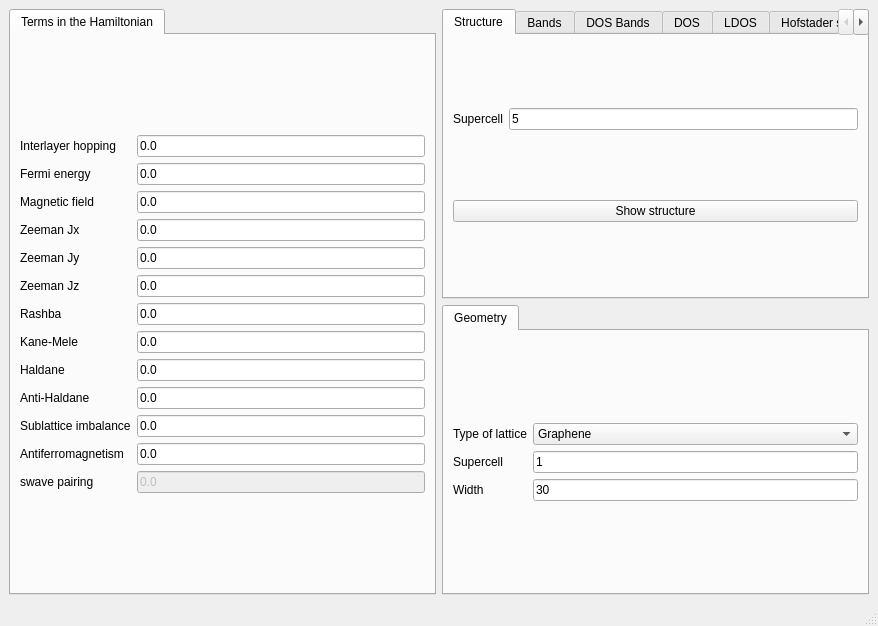
<?xml version="1.0" encoding="UTF-8"?>
<ui version="4.0">
 <class>MainWindow</class>
 <widget class="QMainWindow" name="MainWindow">
  <property name="geometry">
   <rect>
    <x>0</x>
    <y>0</y>
    <width>878</width>
    <height>626</height>
   </rect>
  </property>
  <property name="windowTitle">
   <string>Hofstadter spectra</string>
  </property>
  <widget class="QWidget" name="centralwidget">
   <layout class="QGridLayout" name="gridLayout_9">
    <item row="0" column="0" rowspan="2">
     <widget class="QTabWidget" name="tabWidget_2">
      <property name="currentIndex">
       <number>0</number>
      </property>
      <widget class="QWidget" name="tab_3">
       <attribute name="title">
        <string>Terms in the Hamiltonian</string>
       </attribute>
       <layout class="QGridLayout" name="gridLayout_12">
        <item row="0" column="0">
         <layout class="QGridLayout" name="gridLayout">
          <item row="11" column="1">
           <widget class="QLineEdit" name="mAF">
            <property name="enabled">
             <bool>true</bool>
            </property>
            <property name="text">
             <string>0.0</string>
            </property>
           </widget>
          </item>
          <item row="6" column="0">
           <widget class="QLabel" name="label_10">
            <property name="text">
             <string>Rashba</string>
            </property>
           </widget>
          </item>
          <item row="7" column="0">
           <widget class="QLabel" name="label_11">
            <property name="text">
             <string>Kane-Mele</string>
            </property>
           </widget>
          </item>
          <item row="1" column="1">
           <widget class="QLineEdit" name="fermi">
            <property name="enabled">
             <bool>true</bool>
            </property>
            <property name="text">
             <string>0.0</string>
            </property>
           </widget>
          </item>
          <item row="6" column="1">
           <widget class="QLineEdit" name="rashba">
            <property name="enabled">
             <bool>true</bool>
            </property>
            <property name="text">
             <string>0.0</string>
            </property>
           </widget>
          </item>
          <item row="8" column="1">
           <widget class="QLineEdit" name="haldane">
            <property name="text">
             <string>0.0</string>
            </property>
           </widget>
          </item>
          <item row="10" column="1">
           <widget class="QLineEdit" name="mAB">
            <property name="text">
             <string>0.0</string>
            </property>
           </widget>
          </item>
          <item row="3" column="1">
           <widget class="QLineEdit" name="Bx">
            <property name="enabled">
             <bool>true</bool>
            </property>
            <property name="text">
             <string>0.0</string>
            </property>
           </widget>
          </item>
          <item row="5" column="0">
           <widget class="QLabel" name="label_5">
            <property name="text">
             <string>Zeeman Jz</string>
            </property>
           </widget>
          </item>
          <item row="2" column="0">
           <widget class="QLabel" name="label_14">
            <property name="text">
             <string>Magnetic field</string>
            </property>
           </widget>
          </item>
          <item row="5" column="1">
           <widget class="QLineEdit" name="Bz">
            <property name="enabled">
             <bool>true</bool>
            </property>
            <property name="text">
             <string>0.0</string>
            </property>
           </widget>
          </item>
          <item row="8" column="0">
           <widget class="QLabel" name="label_24">
            <property name="text">
             <string>Haldane</string>
            </property>
           </widget>
          </item>
          <item row="9" column="1">
           <widget class="QLineEdit" name="antihaldane">
            <property name="text">
             <string>0.0</string>
            </property>
           </widget>
          </item>
          <item row="12" column="0">
           <widget class="QLabel" name="label_26">
            <property name="text">
             <string>swave pairing</string>
            </property>
           </widget>
          </item>
          <item row="12" column="1">
           <widget class="QLineEdit" name="swave">
            <property name="enabled">
             <bool>false</bool>
            </property>
            <property name="text">
             <string>0.0</string>
            </property>
           </widget>
          </item>
          <item row="4" column="1">
           <widget class="QLineEdit" name="By">
            <property name="enabled">
             <bool>true</bool>
            </property>
            <property name="text">
             <string>0.0</string>
            </property>
           </widget>
          </item>
          <item row="1" column="0">
           <widget class="QLabel" name="label">
            <property name="text">
             <string>Fermi energy</string>
            </property>
           </widget>
          </item>
          <item row="2" column="1">
           <widget class="QLineEdit" name="peierls">
            <property name="enabled">
             <bool>true</bool>
            </property>
            <property name="text">
             <string>0.0</string>
            </property>
           </widget>
          </item>
          <item row="7" column="1">
           <widget class="QLineEdit" name="kanemele">
            <property name="enabled">
             <bool>true</bool>
            </property>
            <property name="text">
             <string>0.0</string>
            </property>
           </widget>
          </item>
          <item row="11" column="0">
           <widget class="QLabel" name="label_13">
            <property name="text">
             <string>Antiferromagnetism</string>
            </property>
           </widget>
          </item>
          <item row="9" column="0">
           <widget class="QLabel" name="label_25">
            <property name="text">
             <string>Anti-Haldane</string>
            </property>
           </widget>
          </item>
          <item row="3" column="0">
           <widget class="QLabel" name="label_3">
            <property name="text">
             <string>Zeeman Jx</string>
            </property>
           </widget>
          </item>
          <item row="4" column="0">
           <widget class="QLabel" name="label_4">
            <property name="text">
             <string>Zeeman Jy</string>
            </property>
           </widget>
          </item>
          <item row="10" column="0">
           <widget class="QLabel" name="label_12">
            <property name="text">
             <string>Sublattice imbalance</string>
            </property>
           </widget>
          </item>
          <item row="0" column="1">
           <widget class="QLineEdit" name="ti">
            <property name="text">
             <string>0.0</string>
            </property>
           </widget>
          </item>
          <item row="0" column="0">
           <widget class="QLabel" name="label_22">
            <property name="text">
             <string>Interlayer hopping</string>
            </property>
           </widget>
          </item>
         </layout>
        </item>
       </layout>
      </widget>
     </widget>
    </item>
    <item row="0" column="1">
     <widget class="QTabWidget" name="tabWidget_3">
      <property name="currentIndex">
       <number>0</number>
      </property>
      <widget class="QWidget" name="tab_4">
       <attribute name="title">
        <string>Structure</string>
       </attribute>
       <layout class="QGridLayout" name="gridLayout_18">
        <item row="0" column="0">
         <layout class="QGridLayout" name="gridLayout_3">
          <item row="0" column="1">
           <widget class="QLineEdit" name="nsuper_struct">
            <property name="text">
             <string>5</string>
            </property>
           </widget>
          </item>
          <item row="0" column="0">
           <widget class="QLabel" name="label_7">
            <property name="text">
             <string>Supercell</string>
            </property>
           </widget>
          </item>
         </layout>
        </item>
        <item row="1" column="0">
         <widget class="QPushButton" name="show_structure">
          <property name="text">
           <string>Show structure</string>
          </property>
         </widget>
        </item>
       </layout>
      </widget>
      <widget class="QWidget" name="tab_5">
       <attribute name="title">
        <string>Bands</string>
       </attribute>
       <layout class="QGridLayout" name="gridLayout_17">
        <item row="0" column="0">
         <widget class="QPushButton" name="show_bands">
          <property name="text">
           <string>Band structure</string>
          </property>
         </widget>
        </item>
        <item row="1" column="0">
         <layout class="QGridLayout" name="gridLayout_2">
          <item row="0" column="0">
           <widget class="QLabel" name="label_15">
            <property name="text">
             <string>Operator</string>
            </property>
           </widget>
          </item>
          <item row="0" column="1">
           <widget class="QComboBox" name="bands_color">
            <property name="currentIndex">
             <number>0</number>
            </property>
            <item>
             <property name="text">
              <string>None</string>
             </property>
            </item>
            <item>
             <property name="text">
              <string>y-position</string>
             </property>
            </item>
            <item>
             <property name="text">
              <string>Sx</string>
             </property>
            </item>
            <item>
             <property name="text">
              <string>Sy</string>
             </property>
            </item>
            <item>
             <property name="text">
              <string>Sz</string>
             </property>
            </item>
            <item>
             <property name="text">
              <string>Valley</string>
             </property>
            </item>
           </widget>
          </item>
          <item row="1" column="0">
           <widget class="QLabel" name="label_9">
            <property name="text">
             <string># kpoints</string>
            </property>
           </widget>
          </item>
          <item row="1" column="1">
           <widget class="QLineEdit" name="nk_bands">
            <property name="text">
             <string>100</string>
            </property>
           </widget>
          </item>
         </layout>
        </item>
       </layout>
      </widget>
      <widget class="QWidget" name="tab_9">
       <attribute name="title">
        <string>DOS Bands</string>
       </attribute>
       <layout class="QGridLayout" name="gridLayout_14">
        <item row="0" column="0">
         <layout class="QGridLayout" name="gridLayout_11">
          <item row="0" column="1">
           <widget class="QLineEdit" name="delta_kbands">
            <property name="text">
             <string>0.02</string>
            </property>
           </widget>
          </item>
          <item row="0" column="0">
           <widget class="QLabel" name="label_27">
            <property name="text">
             <string>Smearing</string>
            </property>
           </widget>
          </item>
          <item row="1" column="1">
           <widget class="QLineEdit" name="ne_kbands">
            <property name="text">
             <string>400</string>
            </property>
           </widget>
          </item>
          <item row="1" column="0">
           <widget class="QLabel" name="label_28">
            <property name="text">
             <string># of energies</string>
            </property>
           </widget>
          </item>
          <item row="2" column="0">
           <widget class="QLabel" name="label_29">
            <property name="text">
             <string>Energy window</string>
            </property>
           </widget>
          </item>
          <item row="2" column="1">
           <widget class="QLineEdit" name="window_kbands">
            <property name="text">
             <string>3.0</string>
            </property>
           </widget>
          </item>
          <item row="3" column="0">
           <widget class="QLabel" name="label_30">
            <property name="text">
             <string>KPM scale</string>
            </property>
           </widget>
          </item>
          <item row="3" column="1">
           <widget class="QLineEdit" name="scale_kbands">
            <property name="text">
             <string>10.0</string>
            </property>
           </widget>
          </item>
          <item row="4" column="0">
           <widget class="QLabel" name="label_31">
            <property name="text">
             <string># vectors</string>
            </property>
           </widget>
          </item>
          <item row="4" column="1">
           <widget class="QLineEdit" name="nv_kbands">
            <property name="text">
             <string>3</string>
            </property>
           </widget>
          </item>
         </layout>
        </item>
        <item row="0" column="1">
         <widget class="QPushButton" name="show_dosbands">
          <property name="toolTip">
           <string>This is equivalent to band structure calculation, but it can be applied for very large systems</string>
          </property>
          <property name="text">
           <string>Show DOS Bands</string>
          </property>
         </widget>
        </item>
       </layout>
      </widget>
      <widget class="QWidget" name="tab_6">
       <attribute name="title">
        <string>DOS</string>
       </attribute>
       <layout class="QGridLayout" name="gridLayout_15">
        <item row="0" column="0">
         <widget class="QPushButton" name="show_dos">
          <property name="text">
           <string>Density of states</string>
          </property>
         </widget>
        </item>
        <item row="1" column="0">
         <layout class="QGridLayout" name="gridLayout_5">
          <item row="0" column="0">
           <widget class="QLabel" name="label_16">
            <property name="text">
             <string>Smearing</string>
            </property>
           </widget>
          </item>
          <item row="0" column="1">
           <widget class="QLineEdit" name="DOS_smearing">
            <property name="text">
             <string>0.01</string>
            </property>
           </widget>
          </item>
         </layout>
        </item>
       </layout>
      </widget>
      <widget class="QWidget" name="tab_7">
       <attribute name="title">
        <string>LDOS</string>
       </attribute>
       <layout class="QGridLayout" name="gridLayout_16">
        <item row="0" column="0">
         <layout class="QGridLayout" name="gridLayout_6">
          <item row="0" column="1">
           <widget class="QLineEdit" name="ne_ldos">
            <property name="text">
             <string>300</string>
            </property>
           </widget>
          </item>
          <item row="3" column="1">
           <widget class="QLineEdit" name="delta_ldos">
            <property name="text">
             <string>0.03</string>
            </property>
           </widget>
          </item>
          <item row="3" column="0">
           <widget class="QLabel" name="label_20">
            <property name="text">
             <string>Smearing</string>
            </property>
           </widget>
          </item>
          <item row="1" column="1">
           <widget class="QLineEdit" name="nk_ldos">
            <property name="text">
             <string>20</string>
            </property>
           </widget>
          </item>
          <item row="0" column="0">
           <widget class="QLabel" name="label_17">
            <property name="text">
             <string># of energies</string>
            </property>
           </widget>
          </item>
          <item row="1" column="0">
           <widget class="QLabel" name="label_18">
            <property name="text">
             <string># of kpoints</string>
            </property>
           </widget>
          </item>
          <item row="2" column="0">
           <widget class="QLabel" name="label_19">
            <property name="text">
             <string>Energy window</string>
            </property>
           </widget>
          </item>
          <item row="2" column="1">
           <widget class="QLineEdit" name="window_ldos">
            <property name="text">
             <string>0.5</string>
            </property>
           </widget>
          </item>
          <item row="4" column="1">
           <widget class="QLineEdit" name="nsuper_ldos">
            <property name="text">
             <string>1</string>
            </property>
           </widget>
          </item>
          <item row="4" column="0">
           <widget class="QLabel" name="label_21">
            <property name="text">
             <string>Supercell</string>
            </property>
           </widget>
          </item>
         </layout>
        </item>
        <item row="0" column="1">
         <widget class="QPushButton" name="show_interactive_ldos">
          <property name="text">
           <string>Show LDOS</string>
          </property>
         </widget>
        </item>
       </layout>
      </widget>
      <widget class="QWidget" name="tab">
       <attribute name="title">
        <string>Hofstader spectra</string>
       </attribute>
       <layout class="QGridLayout" name="gridLayout_13">
        <item row="0" column="0" rowspan="2">
         <layout class="QGridLayout" name="gridLayout_7">
          <item row="1" column="0">
           <widget class="QLabel" name="label_33">
            <property name="text">
             <string>Final B</string>
            </property>
           </widget>
          </item>
          <item row="4" column="1">
           <widget class="QLineEdit" name="nume_hofs">
            <property name="text">
             <string>100</string>
            </property>
           </widget>
          </item>
          <item row="3" column="0">
           <widget class="QLabel" name="label_35">
            <property name="text">
             <string>Energy window</string>
            </property>
           </widget>
          </item>
          <item row="2" column="1">
           <widget class="QLineEdit" name="numb_hofs">
            <property name="text">
             <string>30</string>
            </property>
           </widget>
          </item>
          <item row="4" column="0">
           <widget class="QLabel" name="label_36">
            <property name="text">
             <string># of energies</string>
            </property>
           </widget>
          </item>
          <item row="3" column="1">
           <widget class="QLineEdit" name="ewindow_hofs">
            <property name="text">
             <string>1.0</string>
            </property>
           </widget>
          </item>
          <item row="1" column="1">
           <widget class="QLineEdit" name="maxb_hofs">
            <property name="text">
             <string>0.05</string>
            </property>
           </widget>
          </item>
          <item row="5" column="0">
           <widget class="QLabel" name="label_38">
            <property name="text">
             <string># of iterations</string>
            </property>
           </widget>
          </item>
          <item row="0" column="1">
           <widget class="QLineEdit" name="minb_hofs">
            <property name="text">
             <string>0.0</string>
            </property>
           </widget>
          </item>
          <item row="0" column="0">
           <widget class="QLabel" name="label_32">
            <property name="text">
             <string>Initial B</string>
            </property>
           </widget>
          </item>
          <item row="2" column="0">
           <widget class="QLabel" name="label_34">
            <property name="text">
             <string># of B</string>
            </property>
           </widget>
          </item>
          <item row="5" column="1">
           <widget class="QLineEdit" name="nite_hofs">
            <property name="toolTip">
             <string>Number of random vectors used in the KPM. INcrease this number to remove noise</string>
            </property>
            <property name="text">
             <string>5</string>
            </property>
           </widget>
          </item>
          <item row="6" column="1">
           <widget class="QLineEdit" name="nk_hofs">
            <property name="toolTip">
             <string>NUmber of kpoints in KPM. It should not very critical for the hofstader spectra</string>
            </property>
            <property name="text">
             <string>30</string>
            </property>
           </widget>
          </item>
          <item row="6" column="0">
           <widget class="QLabel" name="label_39">
            <property name="text">
             <string># of kpoints</string>
            </property>
           </widget>
          </item>
         </layout>
        </item>
        <item row="0" column="1">
         <layout class="QGridLayout" name="gridLayout_8">
          <item row="0" column="1">
           <widget class="QComboBox" name="hofstader_mode">
            <item>
             <property name="text">
              <string>Bulk</string>
             </property>
            </item>
            <item>
             <property name="text">
              <string>All</string>
             </property>
            </item>
            <item>
             <property name="text">
              <string>Edge</string>
             </property>
            </item>
           </widget>
          </item>
          <item row="0" column="0">
           <widget class="QLabel" name="label_37">
            <property name="text">
             <string>Mode</string>
            </property>
           </widget>
          </item>
         </layout>
        </item>
        <item row="1" column="1">
         <widget class="QPushButton" name="show_hofstader">
          <property name="text">
           <string>Hofstader spectra</string>
          </property>
         </widget>
        </item>
       </layout>
      </widget>
     </widget>
    </item>
    <item row="1" column="1">
     <widget class="QTabWidget" name="tabWidget">
      <property name="currentIndex">
       <number>0</number>
      </property>
      <property name="documentMode">
       <bool>false</bool>
      </property>
      <property name="tabsClosable">
       <bool>false</bool>
      </property>
      <property name="movable">
       <bool>false</bool>
      </property>
      <widget class="QWidget" name="tab_2">
       <attribute name="title">
        <string>Geometry</string>
       </attribute>
       <layout class="QGridLayout" name="gridLayout_10">
        <item row="0" column="0">
         <layout class="QGridLayout" name="gridLayout_4">
          <item row="0" column="0">
           <widget class="QLabel" name="label_8">
            <property name="text">
             <string>Type of lattice</string>
            </property>
           </widget>
          </item>
          <item row="0" column="1">
           <widget class="QComboBox" name="lattice">
            <item>
             <property name="text">
              <string>Graphene</string>
             </property>
            </item>
            <item>
             <property name="text">
              <string>Bilayer graphene AB</string>
             </property>
            </item>
            <item>
             <property name="text">
              <string>Bilayer graphene AA</string>
             </property>
            </item>
            <item>
             <property name="text">
              <string>Square</string>
             </property>
            </item>
            <item>
             <property name="text">
              <string>Honeycomb zigzag</string>
             </property>
            </item>
            <item>
             <property name="text">
              <string>Honeycomb armchair</string>
             </property>
            </item>
            <item>
             <property name="text">
              <string>Triangular</string>
             </property>
            </item>
            <item>
             <property name="text">
              <string>Kagome</string>
             </property>
            </item>
            <item>
             <property name="text">
              <string>Lieb</string>
             </property>
            </item>
           </widget>
          </item>
          <item row="1" column="1">
           <widget class="QLineEdit" name="nsuper">
            <property name="text">
             <string>1</string>
            </property>
           </widget>
          </item>
          <item row="1" column="0">
           <widget class="QLabel" name="label_6">
            <property name="text">
             <string>Supercell</string>
            </property>
           </widget>
          </item>
          <item row="2" column="1">
           <widget class="QLineEdit" name="width">
            <property name="text">
             <string>30</string>
            </property>
           </widget>
          </item>
          <item row="2" column="0">
           <widget class="QLabel" name="label_2">
            <property name="text">
             <string>Width</string>
            </property>
           </widget>
          </item>
         </layout>
        </item>
       </layout>
      </widget>
     </widget>
    </item>
   </layout>
  </widget>
  <widget class="QMenuBar" name="menubar">
   <property name="geometry">
    <rect>
     <x>0</x>
     <y>0</y>
     <width>878</width>
     <height>20</height>
    </rect>
   </property>
  </widget>
  <widget class="QStatusBar" name="statusbar"/>
 </widget>
 <resources/>
 <connections/>
</ui>
